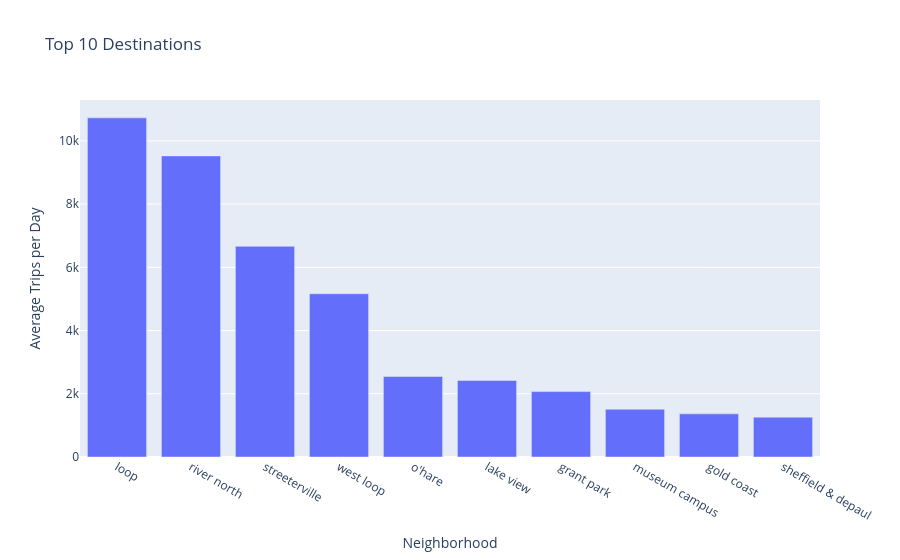

Write notebook code for a chart like this one.
### Code cell
fig = px.bar(dropoff_count_df.head(10),
             x='dropoff_location_name',
             y='average_trips',
             title='Top 10 Destinations',
             labels={'dropoff_location_name':'Neighborhood',
                     'average_trips': 'Average Trips per Day'}
)

fig.show()

### Figure 1 — Plotly figure (JSON) as saved in the notebook; plotly's stock layout.template omitted (floating-point values rounded to 4 significant figures)
{"data": [{"hovertemplate": "Neighborhood=%{x}<br>Average Trips per Day=%{y}<extra></extra>", "legendgroup": "", "marker": {"color": "#636efa", "pattern": {"shape": ""}}, "name": "", "orientation": "v", "showlegend": false, "textposition": "auto", "type": "bar", "x": ["loop", "river north", "streeterville", "west loop", "o'hare", "lake view", "grant park", "museum campus", "gold coast", "sheffield & depaul"], "xaxis": "x", "y": [10730.0, 9524.0, 6665.0, 5164.0, 2547.0, 2421.0, 2069.0, 1510.0, 1364.0, 1260.0], "yaxis": "y"}], "layout": {"barmode": "relative", "legend": {"tracegroupgap": 0}, "title": {"text": "Top 10 Destinations"}, "xaxis": {"anchor": "y", "domain": [0, 1], "title": {"text": "Neighborhood"}}, "yaxis": {"anchor": "x", "domain": [0, 1], "title": {"text": "Average Trips per Day"}}}}
